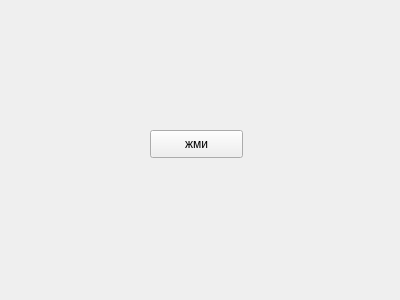
<?xml version="1.0" encoding="UTF-8"?>
<ui version="4.0">
 <class>Form</class>
 <widget class="QWidget" name="Form">
  <property name="geometry">
   <rect>
    <x>0</x>
    <y>0</y>
    <width>400</width>
    <height>300</height>
   </rect>
  </property>
  <property name="windowTitle">
   <string>Form</string>
  </property>
  <widget class="QPushButton" name="pushButton">
   <property name="geometry">
    <rect>
     <x>150</x>
     <y>130</y>
     <width>93</width>
     <height>28</height>
    </rect>
   </property>
   <property name="text">
    <string>жми</string>
   </property>
  </widget>
 </widget>
 <resources/>
 <connections/>
</ui>
